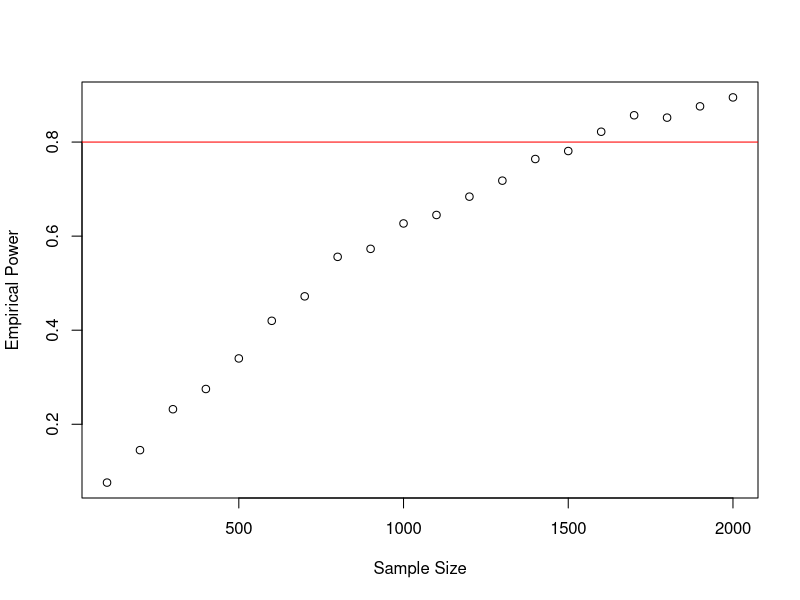
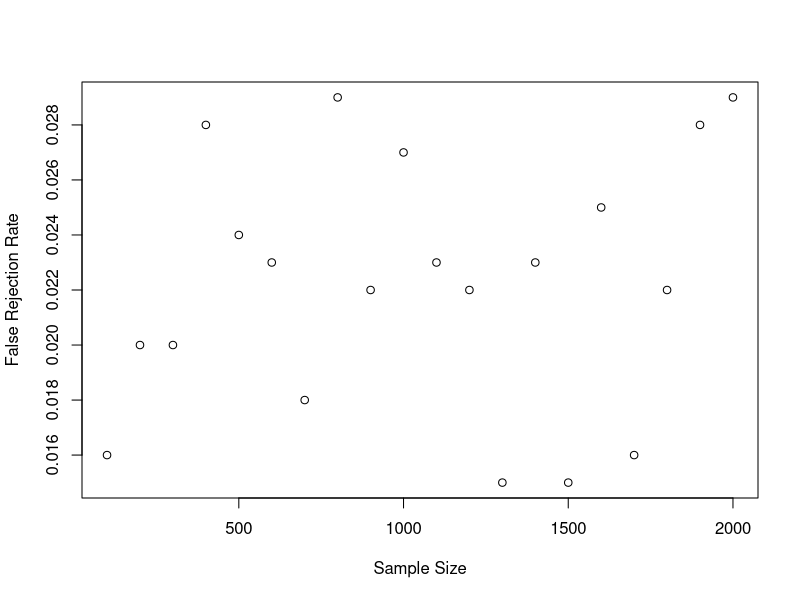
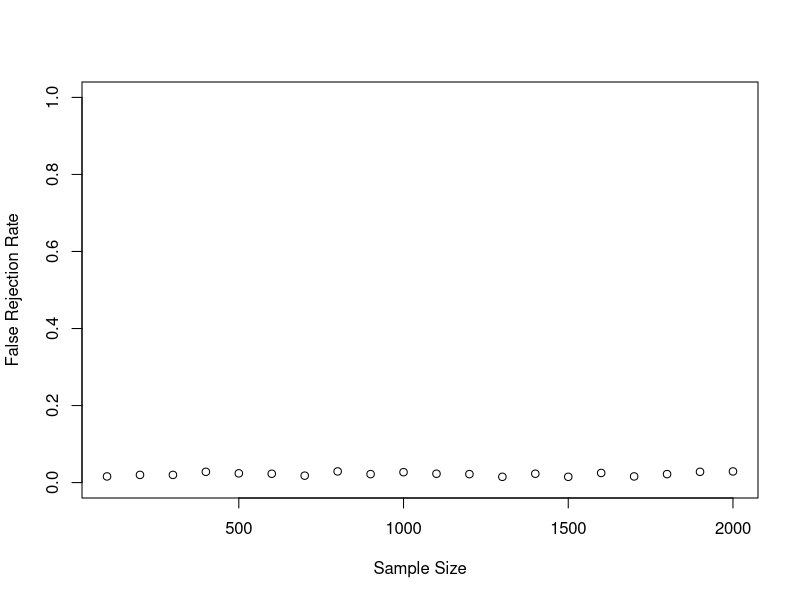
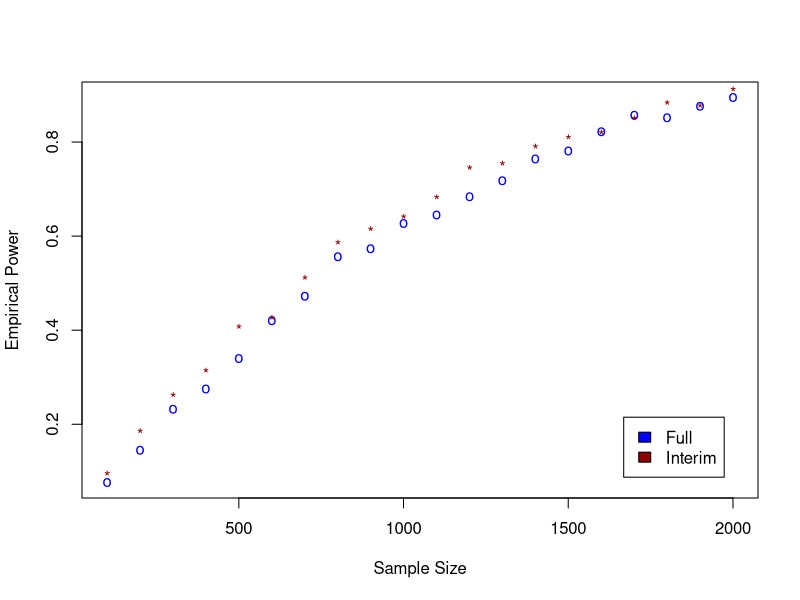
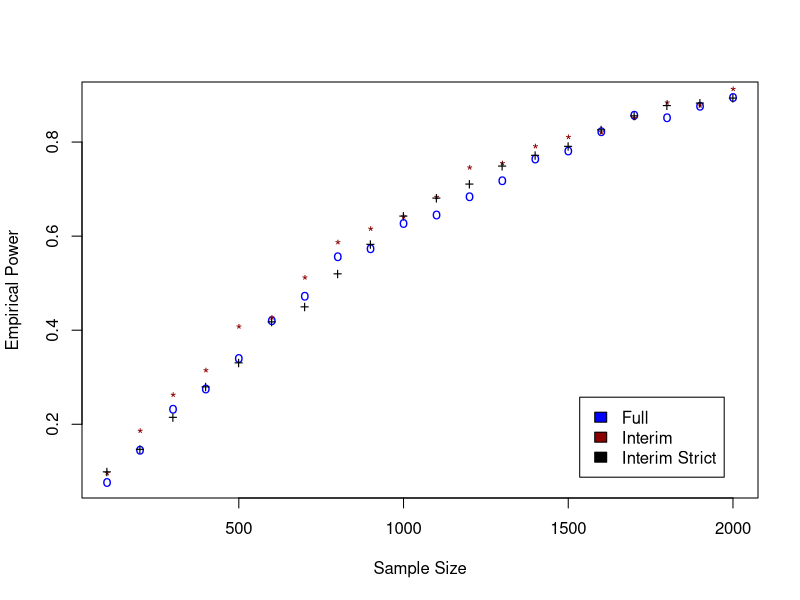

Reproduce these figures in R, in order.
## ---- chunk 1
knitr::opts_chunk$set(echo = TRUE)
## ---- chunk 2
f1 <- function(n, piE, piC, numsim = 1000){
  sE <- rbinom(numsim, n, piE)
  sC <- rbinom(numsim, n, piC)
  pvals <- sapply(1:numsim, FUN = function(i) prop.test(x = c(sE[i], sC[i]), n = c(n, n),
                                                        alternative = "less")$p.value)
  mean(pvals < 0.025)
}
## ---- chunk 3
piE <- 0.35
piC <- 0.4
## ---- chunk 4
set.seed(42) # we set a seed so we can fairly compare each simulation
numbs <- seq(100, 2000, by=100) # defines our sequence for n = (100,200,300,...2000)
y <- NULL
for (n in numbs){
 y[n] <- (f1(n, piE, piC, numsim = 1000))
}
y <- y[numbs]
## ---- chunk 5
plot(numbs, y, xlab="Sample Size", ylab="Empirical Power")
abline(h=0.8, col="red")
## ---- chunk 6
z <- NULL
set.seed(42)
for (n in numbs){
  z[n] <- (f1(n, 0.4, 0.4, numsim = 1000))
}
z <- z[numbs]
## ---- chunk 7
plot(numbs, z, xlab="Sample Size", ylab="False Rejection Rate")
## ---- chunk 8
plot(numbs, z, xlab="Sample Size", ylab="False Rejection Rate", ylim = c(0, 1))
## ---- chunk 9
f2 <- function(n, piE, piC, numsim = 1000, alpha=0.025){
  sE <- rbinom(numsim, (0.5*n), piE) # We only use half the n in each step.
  sC <- rbinom(numsim, (0.5*n), piC)
  pvals <- sapply(1:numsim, FUN = function(i) prop.test(x = c(sE[i], sC[i]), n = c((0.5*n), (0.5*n)),
                                                        alternative = "less")$p.value)
  
  n.signif <- mean(pvals < alpha) # percentage of significant p-values
  fulltrial <- sum((pvals > alpha) == TRUE) # total number of insignificant p-values

  nonsig <- numeric(0)
  
  for(i in 1:numsim){
    if(pvals[i] < alpha){
     nonsig[i] <- 0 # if the p-value is significant the indicator is set to zero
    }
    else{
     nonsig[i] <- 1 #if it is not the indicator is set to 1
    }
  }
  
  r.sE <- nonsig*sE # define a vector with only the non-significant cases
  r.sE <- r.sE[!r.sE %in% 0] # chose only the unsignificant cases
  sE2 <- rbinom(fulltrial, (0.5*n), piE) # simulate the second half of the non-significant trial
  sEt <- (r.sE+sE2) # combining the halves
  
  # same procedure for the control group
  r.sC <- nonsig*sC
  r.sC <- r.sC[!r.sC %in% 0]
  sC2 <- rbinom(fulltrial, (0.5*n), piC)
  sCt <- (r.sC+sC2)
  
  pvals2 <- sapply(1:length(sEt), FUN = function(i) prop.test(x = c(sEt[i], sCt[i]), n = c(n, n),
                                                        alternative = "less")$p.value)
  n.signif.retrial <- mean(pvals2 < 0.025)
  n.signif2 <- (n.signif.retrial*(fulltrial/numsim))
  
  n.signif + n.signif2
}

set.seed(42)
f2(1500, piE, piC, numsim = 1000)
f1(1500, piE, piC, numsim = 1000) 

piE <- 0.35
piC <- 0.4
v <- NULL
for (n in numbs){
  v[n] <- (f2(n, piE, piC, numsim = 1000))
}

v <- v[numbs]

## ---- chunk 10
plot(numbs, y, col="blue", pch="o", xlab="Sample Size", ylab="Empirical Power")
points(numbs, v, col="dark red", pch="*")
legend("bottomright", inset=.05,
  	c("Full","Interim"), fill=c("blue", "dark red"), horiz=FALSE)
## ---- chunk 11
piE <- 0.35
piC <- 0.4
w <- NULL

set.seed(42)
for (n in numbs){
  w[n] <- (f2(n, piE, piC, numsim = 1000, alpha=0.001))
}

w <- w[numbs]

## ---- chunk 12
plot(numbs, y, col="blue", pch="o", xlab="Sample Size", ylab="Empirical Power")
points(numbs, v, col="dark red", pch="*")
points(numbs, w, col="black", pch="+")
legend("bottomright", inset=.05,
  	c("Full","Interim", "Interim Strict"), fill=c("blue", "dark red", "black"), horiz=FALSE)
